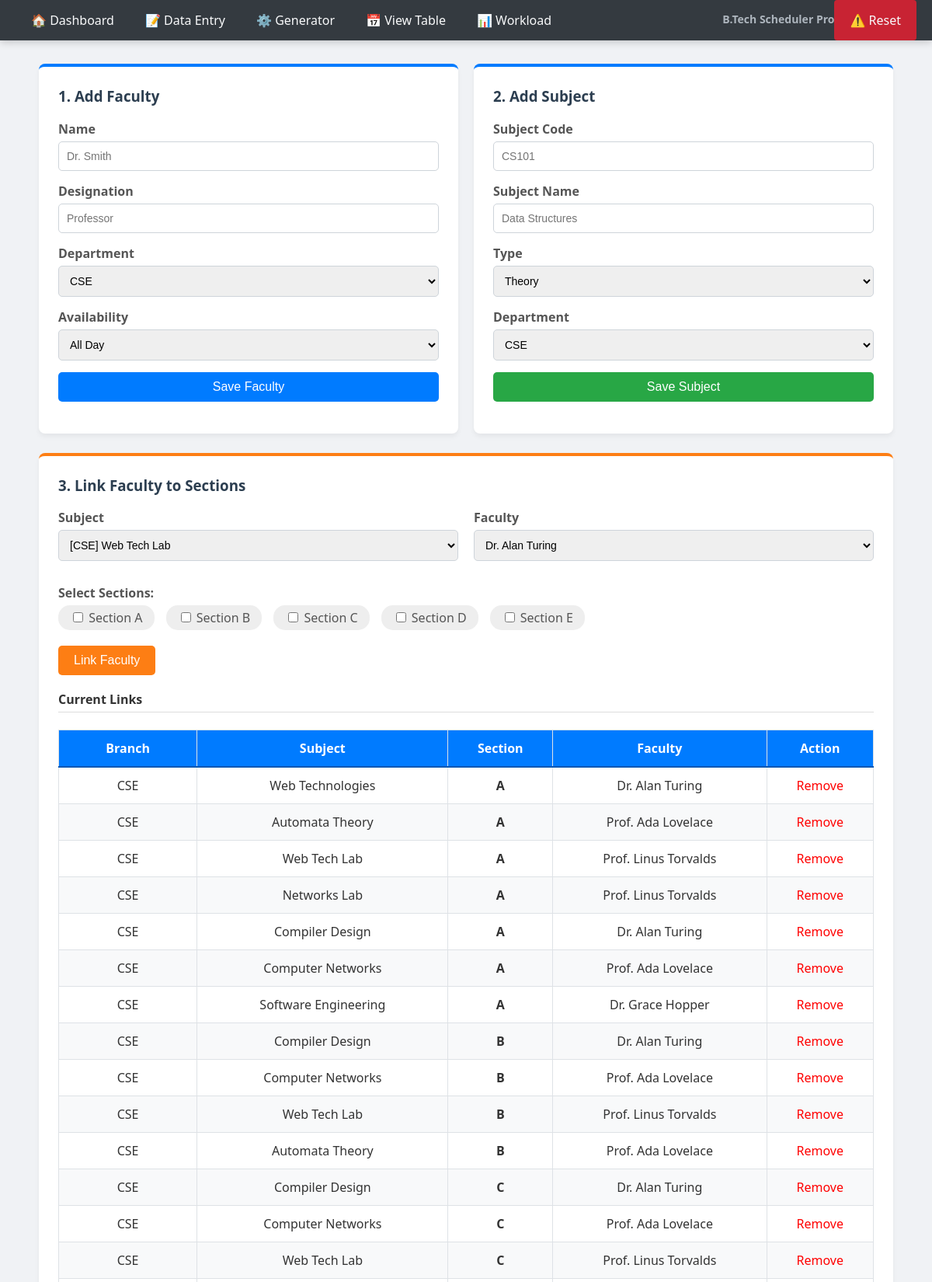
The page /input_data.php (upper part) on the database its author committed.
### tables this page shows
CREATE TABLE `course_allotment` (
  `allotment_id` int(11) NOT NULL,
  `subject_code` varchar(10) DEFAULT NULL,
  `faculty_id` int(11) DEFAULT NULL,
  `section` varchar(5) NOT NULL DEFAULT 'A'
);

CREATE TABLE `subjects` (
  `subject_code` varchar(10) NOT NULL,
  `subject_name` varchar(100) NOT NULL,
  `course_type` enum('THEORY','LAB') NOT NULL DEFAULT 'THEORY',
  `semester` int(11) NOT NULL,
  `department` varchar(50) NOT NULL,
  `lecture_hours_per_week` int(11) NOT NULL DEFAULT '4'
);

CREATE TABLE `faculty` (
  `faculty_id` int(11) NOT NULL,
  `faculty_name` varchar(100) NOT NULL,
  `designation` varchar(50) DEFAULT NULL,
  `department` varchar(50) NOT NULL,
  `availability` enum('MORNING_ONLY','ALL_DAY') DEFAULT 'ALL_DAY'
);

### input_data.php (the view, shortened to what this page needs)
<?php
include 'includes/db_connect.php';
include 'includes/navbar.php';
$branches = ["CSE", "CSE(AIML)", "CSE(DS)", "CSE(CYBER)", "ECE", "MECH", "S&H"];
$available_sections = ["A", "B", "C", "D", "E"];
?>
<!DOCTYPE html>
<html>
<head><title>Data Entry</title></head>
<body>
<div class="container">
    <div class="flex-row">
        <div class="flex-col box">
            <h3>1. Add Faculty</h3>
            <form method="post">
                <label>Name</label> <input type="text" name="name" required placeholder="Dr. Smith">
                <label>Designation</label> <input type="text" name="desg" placeholder="Professor">
                <label>Department</label>
                <select name="dept"><?php foreach($branches as $b) echo "<option value='$b'>$b</option>"; ?></select>
                <label>Availability</label>
                <select name="avail"><option value="ALL_DAY">All Day</option><option value="MORNING_ONLY">Morning Only</option></select>
                <button type="submit" name="add_faculty" class="btn btn-blue" style="width:100%">Save Faculty</button>
            </form>
        </div>
        <div class="flex-col box">
            <h3>2. Add Subject</h3>
            <form method="post">
                <label>Subject Code</label> <input type="text" name="code" required placeholder="CS101">
                <label>Subject Name</label> <input type="text" name="sub_name" required placeholder="Data Structures">
                <label>Type</label> <select name="type"><option value="THEORY">Theory</option><option value="LAB">Lab</option></select>
                <label>Department</label> <select name="dept"><?php foreach($branches as $b) echo "<option value='$b'>$b</option>"; ?></select>
                <button type="submit" name="add_subject" class="btn btn-green" style="width:100%">Save Subject</button>
            </form>
        </div>
    </div>
    <div class="box" style="border-top-color: #fd7e14;">
        <h3>3. Link Faculty to Sections</h3>
        <form method="post">
            <div class="flex-row">
                <div class="flex-col">
                    <label>Subject</label>
                    <select name="sub_code">
                        <?php $res = $conn->query("SELECT * FROM subjects ORDER BY department");
                        while($row = $res->fetch_assoc()) echo "<option value='{$row['subject_code']}'>[{$row['department']}] {$row['subject_name']}</option>"; ?>
                    </select>
                </div>
                <div class="flex-col">
                    <label>Faculty</label>
                    <select name="fac_id">
                        <?php $res = $conn->query("SELECT * FROM faculty ORDER BY department");
                        while($row = $res->fetch_assoc()) echo "<option value='{$row['faculty_id']}'>{$row['faculty_name']}</option>"; ?>
                    </select>
                </div>
            </div>
            <label style="margin-top:15px;">Select Sections:</label>
            <div style="display:flex; gap:15px; margin-bottom:15px;">
                <?php foreach($available_sections as $s): ?>
                    <label style="font-weight:normal; background:#eee; padding:5px 15px; border-radius:15px; cursor:pointer;">
                        <input type="checkbox" name="sections[]" value="<?php echo $s; ?>"> Section <?php echo $s; ?>
                    </label>
                <?php endforeach; ?>
            </div>
            <button type="submit" name="allot_subject" class="btn btn-orange">Link Faculty</button>
        </form>
        <h4 style="margin-top:20px; border-bottom:1px solid #ddd; padding-bottom:5px;">Current Links</h4>
        <table>
            <thead><tr><th>Branch</th><th>Subject</th><th>Section</th><th>Faculty</th><th>Action</th></tr></thead>
            <tbody>
                <?php
                $sql = "SELECT ca.allotment_id, ca.section, s.subject_name, s.department, f.faculty_name
                        FROM course_allotment ca JOIN subjects s ON ca.subject_code = s.subject_code
                        JOIN faculty f ON ca.faculty_id = f.faculty_id ORDER BY s.department, ca.section";
                $res = $conn->query($sql);
                while($row = $res->fetch_assoc()) {
                    echo "<tr><td>{$row['department']}</td><td>{$row['subject_name']}</td>
                          <td><strong>{$row['section']}</strong></td><td>{$row['faculty_name']}</td>
                          <td><a href='input_data.php?del_id={$row['allotment_id']}' style='color:red;'>Remove</a></td></tr>";
                }
                ?>
            </tbody>
        </table>
    </div>
</div>
</body>
</html>

### css/style.css (style rules this page uses)
body { font-family: 'Segoe UI', Tahoma, Geneva, Verdana, sans-serif; background-color: #f0f2f5; margin: 0; padding: 0; color: #333; padding-bottom: 50px; }
h1, h2, h3 { color: #2c3e50; font-weight: 600; margin-top: 0; }
a { text-decoration: none; }
.container { max-width: 1100px; margin: 0 auto; padding: 0 20px; }
.box, .card, .table-container, .control-panel, .filter-bar { background: white; padding: 25px; border-radius: 8px; box-shadow: 0 4px 6px rgba(0,0,0,0.05); margin-bottom: 25px; border-top: 4px solid #007bff; }
label { font-weight: 600; margin-bottom: 5px; display: block; color: #555; }
input[type="text"], input[type="number"], select { width: 100%; padding: 10px; margin-bottom: 15px; border: 1px solid #ced4da; border-radius: 5px; box-sizing: border-box; font-size: 14px; transition: border-color 0.2s; }
button, .btn { display: inline-block; padding: 10px 20px; font-size: 16px; border: none; border-radius: 5px; cursor: pointer; color: white; text-align: center; transition: background 0.2s, transform 0.1s; font-weight: 500; }
.btn-blue { background-color: #007bff; }
.btn-green { background-color: #28a745; }
.btn-orange { background-color: #fd7e14; }
table { width: 100%; border-collapse: collapse; margin-top: 10px; background: white; }
th, td { border: 1px solid #dee2e6; padding: 12px; text-align: center; }
th { background-color: #007bff; color: white; border-bottom: 2px solid #0056b3; }
tr:nth-child(even) { background-color: #f8f9fa; }
.flex-row { display: flex; gap: 20px; flex-wrap: wrap; }
.flex-col { flex: 1; min-width: 250px; }

### includes/navbar.php (style rules this page uses)
body { margin: 0; font-family: 'Segoe UI', Tahoma, Geneva, Verdana, sans-serif; background-color: #f4f4f9; }

### rows shown on the page
course_allotment: subject_code.department "CSE", subject_code.subject_name "Web Technologies", section "A", faculty.faculty_name "Dr. Alan Turing"
course_allotment: subject_code.department "CSE", subject_code.subject_name "Automata Theory", section "A", faculty.faculty_name "Prof. Ada Lovelace"
course_allotment: subject_code.department "CSE", subject_code.subject_name "Web Tech Lab", section "A", faculty.faculty_name "Prof. Linus Torvalds"
course_allotment: subject_code.department "CSE", subject_code.subject_name "Networks Lab", section "A", faculty.faculty_name "Prof. Linus Torvalds"
course_allotment: subject_code.department "CSE", subject_code.subject_name "Compiler Design", section "A", faculty.faculty_name "Dr. Alan Turing"
course_allotment: subject_code.department "CSE", subject_code.subject_name "Computer Networks", section "A", faculty.faculty_name "Prof. Ada Lovelace"
course_allotment: subject_code.department "CSE", subject_code.subject_name "Software Engineering", section "A", faculty.faculty_name "Dr. Grace Hopper"
course_allotment: subject_code.department "CSE", subject_code.subject_name "Compiler Design", section "B", faculty.faculty_name "Dr. Alan Turing"
course_allotment: subject_code.department "CSE", subject_code.subject_name "Computer Networks", section "B", faculty.faculty_name "Prof. Ada Lovelace"
course_allotment: subject_code.department "CSE", subject_code.subject_name "Web Tech Lab", section "B", faculty.faculty_name "Prof. Linus Torvalds"
course_allotment: subject_code.department "CSE", subject_code.subject_name "Automata Theory", section "B", faculty.faculty_name "Prof. Ada Lovelace"
course_allotment: subject_code.department "CSE", subject_code.subject_name "Compiler Design", section "C", faculty.faculty_name "Dr. Alan Turing"
course_allotment: subject_code.department "CSE", subject_code.subject_name "Computer Networks", section "C", faculty.faculty_name "Prof. Ada Lovelace"
course_allotment: subject_code.department "CSE", subject_code.subject_name "Web Tech Lab", section "C", faculty.faculty_name "Prof. Linus Torvalds"

### other values the page prints
$s "A"
$s "B"
$s "C"
$s "D"
$s "E"
form field dept "CSE"
form field fac_id "Dr. Alan Turing"
